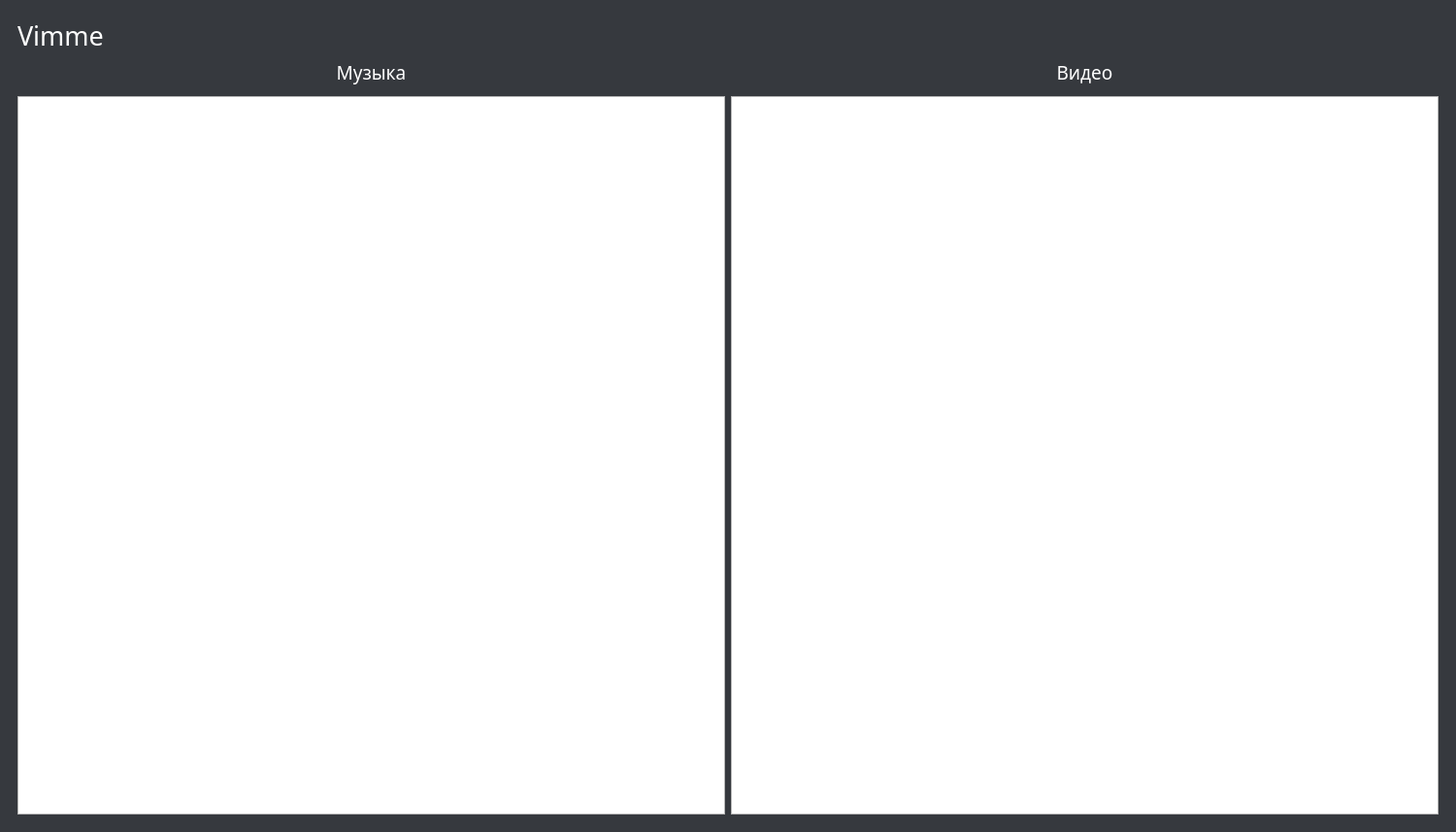
<?xml version="1.0" encoding="UTF-8"?>
<ui version="4.0">
 <class>Downloads_window</class>
 <widget class="QMainWindow" name="Downloads_window">
  <property name="geometry">
   <rect>
    <x>0</x>
    <y>0</y>
    <width>1500</width>
    <height>857</height>
   </rect>
  </property>
  <property name="windowTitle">
   <string>MainWindow</string>
  </property>
  <property name="styleSheet">
   <string notr="true">QWidget#Downloads_window
{
    min-height: 100vh;
    padding: 0;
    margin: 0;
	background-color: rgb(54, 57, 62);
}</string>
  </property>
  <widget class="QWidget" name="centralwidget">
   <property name="styleSheet">
    <string notr="true"/>
   </property>
   <layout class="QGridLayout" name="gridLayout_2">
    <item row="0" column="0">
     <widget class="QWidget" name="Widget_interface" native="true">
      <property name="styleSheet">
       <string notr="true">QWidget#Widget_interface
{
    min-height: 100vh;
    padding: 0;
    margin: 0;
	background-color: rgb(54, 57, 62);
}</string>
      </property>
      <layout class="QGridLayout" name="gridLayout">
       <property name="leftMargin">
        <number>9</number>
       </property>
       <property name="topMargin">
        <number>9</number>
       </property>
       <property name="rightMargin">
        <number>9</number>
       </property>
       <property name="bottomMargin">
        <number>9</number>
       </property>
       <item row="1" column="0" colspan="3">
        <layout class="QHBoxLayout" name="horizontalLayout">
         <item>
          <widget class="QPushButton" name="pushButton">
           <property name="minimumSize">
            <size>
             <width>20</width>
             <height>20</height>
            </size>
           </property>
           <property name="palette">
            <palette>
             <active>
              <colorrole role="Button">
               <brush brushstyle="SolidPattern">
                <color alpha="255">
                 <red>54</red>
                 <green>57</green>
                 <blue>62</blue>
                </color>
               </brush>
              </colorrole>
              <colorrole role="ButtonText">
               <brush brushstyle="SolidPattern">
                <color alpha="255">
                 <red>255</red>
                 <green>255</green>
                 <blue>255</blue>
                </color>
               </brush>
              </colorrole>
              <colorrole role="Base">
               <brush brushstyle="SolidPattern">
                <color alpha="255">
                 <red>54</red>
                 <green>57</green>
                 <blue>62</blue>
                </color>
               </brush>
              </colorrole>
              <colorrole role="Window">
               <brush brushstyle="SolidPattern">
                <color alpha="255">
                 <red>54</red>
                 <green>57</green>
                 <blue>62</blue>
                </color>
               </brush>
              </colorrole>
             </active>
             <inactive>
              <colorrole role="Button">
               <brush brushstyle="SolidPattern">
                <color alpha="255">
                 <red>54</red>
                 <green>57</green>
                 <blue>62</blue>
                </color>
               </brush>
              </colorrole>
              <colorrole role="ButtonText">
               <brush brushstyle="SolidPattern">
                <color alpha="255">
                 <red>255</red>
                 <green>255</green>
                 <blue>255</blue>
                </color>
               </brush>
              </colorrole>
              <colorrole role="Base">
               <brush brushstyle="SolidPattern">
                <color alpha="255">
                 <red>54</red>
                 <green>57</green>
                 <blue>62</blue>
                </color>
               </brush>
              </colorrole>
              <colorrole role="Window">
               <brush brushstyle="SolidPattern">
                <color alpha="255">
                 <red>54</red>
                 <green>57</green>
                 <blue>62</blue>
                </color>
               </brush>
              </colorrole>
             </inactive>
             <disabled>
              <colorrole role="Button">
               <brush brushstyle="SolidPattern">
                <color alpha="255">
                 <red>54</red>
                 <green>57</green>
                 <blue>62</blue>
                </color>
               </brush>
              </colorrole>
              <colorrole role="ButtonText">
               <brush brushstyle="SolidPattern">
                <color alpha="255">
                 <red>120</red>
                 <green>120</green>
                 <blue>120</blue>
                </color>
               </brush>
              </colorrole>
              <colorrole role="Base">
               <brush brushstyle="SolidPattern">
                <color alpha="255">
                 <red>54</red>
                 <green>57</green>
                 <blue>62</blue>
                </color>
               </brush>
              </colorrole>
              <colorrole role="Window">
               <brush brushstyle="SolidPattern">
                <color alpha="255">
                 <red>54</red>
                 <green>57</green>
                 <blue>62</blue>
                </color>
               </brush>
              </colorrole>
             </disabled>
            </palette>
           </property>
           <property name="font">
            <font>
             <family>Calibri Light</family>
             <pointsize>14</pointsize>
             <weight>50</weight>
             <italic>false</italic>
             <bold>false</bold>
            </font>
           </property>
           <property name="styleSheet">
            <string notr="true">QPushButton#pushButton
{
background-color: rgb(54, 57, 62);
border-radius:20px; 
border: 6px;
}
QPushButton#pushButton:hover
{
background-color: rgb(95, 101, 111);
border-radius:20px; 
border: 6px;
}</string>
           </property>
           <property name="text">
            <string>Музыка</string>
           </property>
          </widget>
         </item>
         <item>
          <widget class="QPushButton" name="pushButton_2">
           <property name="minimumSize">
            <size>
             <width>20</width>
             <height>20</height>
            </size>
           </property>
           <property name="palette">
            <palette>
             <active>
              <colorrole role="Button">
               <brush brushstyle="SolidPattern">
                <color alpha="255">
                 <red>54</red>
                 <green>57</green>
                 <blue>62</blue>
                </color>
               </brush>
              </colorrole>
              <colorrole role="ButtonText">
               <brush brushstyle="SolidPattern">
                <color alpha="255">
                 <red>255</red>
                 <green>255</green>
                 <blue>255</blue>
                </color>
               </brush>
              </colorrole>
              <colorrole role="Base">
               <brush brushstyle="SolidPattern">
                <color alpha="255">
                 <red>54</red>
                 <green>57</green>
                 <blue>62</blue>
                </color>
               </brush>
              </colorrole>
              <colorrole role="Window">
               <brush brushstyle="SolidPattern">
                <color alpha="255">
                 <red>54</red>
                 <green>57</green>
                 <blue>62</blue>
                </color>
               </brush>
              </colorrole>
             </active>
             <inactive>
              <colorrole role="Button">
               <brush brushstyle="SolidPattern">
                <color alpha="255">
                 <red>54</red>
                 <green>57</green>
                 <blue>62</blue>
                </color>
               </brush>
              </colorrole>
              <colorrole role="ButtonText">
               <brush brushstyle="SolidPattern">
                <color alpha="255">
                 <red>255</red>
                 <green>255</green>
                 <blue>255</blue>
                </color>
               </brush>
              </colorrole>
              <colorrole role="Base">
               <brush brushstyle="SolidPattern">
                <color alpha="255">
                 <red>54</red>
                 <green>57</green>
                 <blue>62</blue>
                </color>
               </brush>
              </colorrole>
              <colorrole role="Window">
               <brush brushstyle="SolidPattern">
                <color alpha="255">
                 <red>54</red>
                 <green>57</green>
                 <blue>62</blue>
                </color>
               </brush>
              </colorrole>
             </inactive>
             <disabled>
              <colorrole role="Button">
               <brush brushstyle="SolidPattern">
                <color alpha="255">
                 <red>54</red>
                 <green>57</green>
                 <blue>62</blue>
                </color>
               </brush>
              </colorrole>
              <colorrole role="ButtonText">
               <brush brushstyle="SolidPattern">
                <color alpha="255">
                 <red>120</red>
                 <green>120</green>
                 <blue>120</blue>
                </color>
               </brush>
              </colorrole>
              <colorrole role="Base">
               <brush brushstyle="SolidPattern">
                <color alpha="255">
                 <red>54</red>
                 <green>57</green>
                 <blue>62</blue>
                </color>
               </brush>
              </colorrole>
              <colorrole role="Window">
               <brush brushstyle="SolidPattern">
                <color alpha="255">
                 <red>54</red>
                 <green>57</green>
                 <blue>62</blue>
                </color>
               </brush>
              </colorrole>
             </disabled>
            </palette>
           </property>
           <property name="font">
            <font>
             <family>Calibri Light</family>
             <pointsize>14</pointsize>
            </font>
           </property>
           <property name="styleSheet">
            <string notr="true">QPushButton#pushButton_2
{
background-color: rgb(54, 57, 62);
border-radius:20px; 
border: 6px;
}
QPushButton#pushButton_2:hover
{
background-color: rgb(95, 101, 111);
border-radius:20px; 
border: 6px;
}</string>
           </property>
           <property name="text">
            <string>Видео</string>
           </property>
          </widget>
         </item>
        </layout>
       </item>
       <item row="3" column="0" colspan="3">
        <layout class="QGridLayout" name="gridLayout_3">
         <item row="0" column="1">
          <widget class="QListWidget" name="listWidget_video">
           <property name="font">
            <font>
             <family>Calibri Light</family>
             <pointsize>16</pointsize>
            </font>
           </property>
          </widget>
         </item>
         <item row="0" column="0">
          <widget class="QListWidget" name="listWidget_music">
           <property name="font">
            <font>
             <family>Calibri Light</family>
             <pointsize>16</pointsize>
            </font>
           </property>
          </widget>
         </item>
        </layout>
       </item>
       <item row="2" column="0" colspan="2">
        <spacer name="verticalSpacer">
         <property name="orientation">
          <enum>Qt::Vertical</enum>
         </property>
         <property name="sizeType">
          <enum>QSizePolicy::Fixed</enum>
         </property>
         <property name="sizeHint" stdset="0">
          <size>
           <width>5</width>
           <height>5</height>
          </size>
         </property>
        </spacer>
       </item>
       <item row="0" column="0" colspan="3">
        <layout class="QHBoxLayout" name="horizontalLayout_2" stretch="0,0">
         <property name="spacing">
          <number>4</number>
         </property>
         <property name="sizeConstraint">
          <enum>QLayout::SetMinimumSize</enum>
         </property>
         <property name="leftMargin">
          <number>0</number>
         </property>
         <property name="topMargin">
          <number>0</number>
         </property>
         <property name="rightMargin">
          <number>0</number>
         </property>
         <property name="bottomMargin">
          <number>0</number>
         </property>
         <item>
          <widget class="QLabel" name="label">
           <property name="sizePolicy">
            <sizepolicy hsizetype="Maximum" vsizetype="Preferred">
             <horstretch>0</horstretch>
             <verstretch>0</verstretch>
            </sizepolicy>
           </property>
           <property name="palette">
            <palette>
             <active>
              <colorrole role="WindowText">
               <brush brushstyle="SolidPattern">
                <color alpha="255">
                 <red>255</red>
                 <green>255</green>
                 <blue>255</blue>
                </color>
               </brush>
              </colorrole>
              <colorrole role="Button">
               <brush brushstyle="SolidPattern">
                <color alpha="255">
                 <red>54</red>
                 <green>57</green>
                 <blue>62</blue>
                </color>
               </brush>
              </colorrole>
              <colorrole role="Base">
               <brush brushstyle="SolidPattern">
                <color alpha="255">
                 <red>54</red>
                 <green>57</green>
                 <blue>62</blue>
                </color>
               </brush>
              </colorrole>
              <colorrole role="Window">
               <brush brushstyle="SolidPattern">
                <color alpha="255">
                 <red>54</red>
                 <green>57</green>
                 <blue>62</blue>
                </color>
               </brush>
              </colorrole>
             </active>
             <inactive>
              <colorrole role="WindowText">
               <brush brushstyle="SolidPattern">
                <color alpha="255">
                 <red>255</red>
                 <green>255</green>
                 <blue>255</blue>
                </color>
               </brush>
              </colorrole>
              <colorrole role="Button">
               <brush brushstyle="SolidPattern">
                <color alpha="255">
                 <red>54</red>
                 <green>57</green>
                 <blue>62</blue>
                </color>
               </brush>
              </colorrole>
              <colorrole role="Base">
               <brush brushstyle="SolidPattern">
                <color alpha="255">
                 <red>54</red>
                 <green>57</green>
                 <blue>62</blue>
                </color>
               </brush>
              </colorrole>
              <colorrole role="Window">
               <brush brushstyle="SolidPattern">
                <color alpha="255">
                 <red>54</red>
                 <green>57</green>
                 <blue>62</blue>
                </color>
               </brush>
              </colorrole>
             </inactive>
             <disabled>
              <colorrole role="WindowText">
               <brush brushstyle="SolidPattern">
                <color alpha="255">
                 <red>120</red>
                 <green>120</green>
                 <blue>120</blue>
                </color>
               </brush>
              </colorrole>
              <colorrole role="Button">
               <brush brushstyle="SolidPattern">
                <color alpha="255">
                 <red>54</red>
                 <green>57</green>
                 <blue>62</blue>
                </color>
               </brush>
              </colorrole>
              <colorrole role="Base">
               <brush brushstyle="SolidPattern">
                <color alpha="255">
                 <red>54</red>
                 <green>57</green>
                 <blue>62</blue>
                </color>
               </brush>
              </colorrole>
              <colorrole role="Window">
               <brush brushstyle="SolidPattern">
                <color alpha="255">
                 <red>54</red>
                 <green>57</green>
                 <blue>62</blue>
                </color>
               </brush>
              </colorrole>
             </disabled>
            </palette>
           </property>
           <property name="font">
            <font>
             <family>Calibri Light</family>
             <pointsize>20</pointsize>
            </font>
           </property>
           <property name="styleSheet">
            <string notr="true">QLabel#label
{
background-color: rgb(54, 57, 62);
}</string>
           </property>
           <property name="text">
            <string>Vimme</string>
           </property>
          </widget>
         </item>
         <item alignment="Qt::AlignRight">
          <widget class="QWidget" name="horizontalWidget" native="true">
           <property name="styleSheet">
            <string notr="true">QWidget#horizontalWidget
{
background-color: rgb(54, 57, 62);
}</string>
           </property>
           <layout class="QHBoxLayout" name="horizontalLayout_5">
            <property name="spacing">
             <number>2</number>
            </property>
            <property name="leftMargin">
             <number>2</number>
            </property>
            <property name="topMargin">
             <number>2</number>
            </property>
            <property name="rightMargin">
             <number>0</number>
            </property>
            <property name="bottomMargin">
             <number>0</number>
            </property>
            <item>
             <widget class="QPushButton" name="pushButton_18">
              <property name="sizePolicy">
               <sizepolicy hsizetype="Fixed" vsizetype="Fixed">
                <horstretch>0</horstretch>
                <verstretch>0</verstretch>
               </sizepolicy>
              </property>
              <property name="minimumSize">
               <size>
                <width>30</width>
                <height>30</height>
               </size>
              </property>
              <property name="maximumSize">
               <size>
                <width>30</width>
                <height>30</height>
               </size>
              </property>
              <property name="styleSheet">
               <string notr="true">QPushButton#pushButton_18
{
image: url(:/img/window-minimize-gray.png);
background-color: rgb(54, 57, 62);
border-radius:20px; 
border: 6px;
}

QPushButton#pushButton_18:hover
{
image: url(:/img/window-minimize.png);
background-color: rgb(54, 57, 62);
border-radius:20px; 
border: 6px;
}</string>
              </property>
              <property name="text">
               <string/>
              </property>
             </widget>
            </item>
            <item>
             <widget class="QPushButton" name="pushButton_10">
              <property name="sizePolicy">
               <sizepolicy hsizetype="Fixed" vsizetype="Fixed">
                <horstretch>0</horstretch>
                <verstretch>0</verstretch>
               </sizepolicy>
              </property>
              <property name="minimumSize">
               <size>
                <width>30</width>
                <height>30</height>
               </size>
              </property>
              <property name="maximumSize">
               <size>
                <width>25</width>
                <height>30</height>
               </size>
              </property>
              <property name="styleSheet">
               <string notr="true">QPushButton#pushButton_10
{
image: url(:/img/window-restore-gray.png);
background-color: rgb(54, 57, 62);
border-radius:20px; 
border: 6px;
}

QPushButton#pushButton_10:hover
{
image: url(:/img/window-restore.png);
background-color: rgb(54, 57, 62);
border-radius:20px; 
border: 6px;
}</string>
              </property>
              <property name="text">
               <string/>
              </property>
             </widget>
            </item>
            <item>
             <widget class="QPushButton" name="pushButton_9">
              <property name="sizePolicy">
               <sizepolicy hsizetype="Fixed" vsizetype="Ignored">
                <horstretch>0</horstretch>
                <verstretch>0</verstretch>
               </sizepolicy>
              </property>
              <property name="minimumSize">
               <size>
                <width>30</width>
                <height>20</height>
               </size>
              </property>
              <property name="maximumSize">
               <size>
                <width>25</width>
                <height>30</height>
               </size>
              </property>
              <property name="palette">
               <palette>
                <active>
                 <colorrole role="Button">
                  <brush brushstyle="SolidPattern">
                   <color alpha="255">
                    <red>54</red>
                    <green>57</green>
                    <blue>62</blue>
                   </color>
                  </brush>
                 </colorrole>
                 <colorrole role="Base">
                  <brush brushstyle="SolidPattern">
                   <color alpha="255">
                    <red>54</red>
                    <green>57</green>
                    <blue>62</blue>
                   </color>
                  </brush>
                 </colorrole>
                 <colorrole role="Window">
                  <brush brushstyle="SolidPattern">
                   <color alpha="255">
                    <red>54</red>
                    <green>57</green>
                    <blue>62</blue>
                   </color>
                  </brush>
                 </colorrole>
                </active>
                <inactive>
                 <colorrole role="Button">
                  <brush brushstyle="SolidPattern">
                   <color alpha="255">
                    <red>54</red>
                    <green>57</green>
                    <blue>62</blue>
                   </color>
                  </brush>
                 </colorrole>
                 <colorrole role="Base">
                  <brush brushstyle="SolidPattern">
                   <color alpha="255">
                    <red>54</red>
                    <green>57</green>
                    <blue>62</blue>
                   </color>
                  </brush>
                 </colorrole>
                 <colorrole role="Window">
                  <brush brushstyle="SolidPattern">
                   <color alpha="255">
                    <red>54</red>
                    <green>57</green>
                    <blue>62</blue>
                   </color>
                  </brush>
                 </colorrole>
                </inactive>
                <disabled>
                 <colorrole role="Button">
                  <brush brushstyle="SolidPattern">
                   <color alpha="255">
                    <red>54</red>
                    <green>57</green>
                    <blue>62</blue>
                   </color>
                  </brush>
                 </colorrole>
                 <colorrole role="Base">
                  <brush brushstyle="SolidPattern">
                   <color alpha="255">
                    <red>54</red>
                    <green>57</green>
                    <blue>62</blue>
                   </color>
                  </brush>
                 </colorrole>
                 <colorrole role="Window">
                  <brush brushstyle="SolidPattern">
                   <color alpha="255">
                    <red>54</red>
                    <green>57</green>
                    <blue>62</blue>
                   </color>
                  </brush>
                 </colorrole>
                </disabled>
               </palette>
              </property>
              <property name="font">
               <font>
                <family>Calibri Light</family>
                <pointsize>16</pointsize>
               </font>
              </property>
              <property name="styleSheet">
               <string notr="true">QPushButton#pushButton_9
{
image: url(:/img/window-maximize-gray.png);
background-color: rgb(54, 57, 62);
border-radius:20px; 
border: 6px;
}

QPushButton#pushButton_9:hover
{
image: url(:/img/window-maximize.png);
background-color: rgb(54, 57, 62);
border-radius:20px; 
border: 6px;
}</string>
              </property>
              <property name="text">
               <string/>
              </property>
             </widget>
            </item>
            <item alignment="Qt::AlignRight|Qt::AlignVCenter">
             <widget class="QPushButton" name="pushButton_7">
              <property name="sizePolicy">
               <sizepolicy hsizetype="Ignored" vsizetype="Ignored">
                <horstretch>0</horstretch>
                <verstretch>11</verstretch>
               </sizepolicy>
              </property>
              <property name="minimumSize">
               <size>
                <width>30</width>
                <height>20</height>
               </size>
              </property>
              <property name="maximumSize">
               <size>
                <width>25</width>
                <height>30</height>
               </size>
              </property>
              <property name="baseSize">
               <size>
                <width>10</width>
                <height>10</height>
               </size>
              </property>
              <property name="palette">
               <palette>
                <active>
                 <colorrole role="Button">
                  <brush brushstyle="SolidPattern">
                   <color alpha="255">
                    <red>54</red>
                    <green>57</green>
                    <blue>62</blue>
                   </color>
                  </brush>
                 </colorrole>
                 <colorrole role="ButtonText">
                  <brush brushstyle="SolidPattern">
                   <color alpha="255">
                    <red>255</red>
                    <green>255</green>
                    <blue>255</blue>
                   </color>
                  </brush>
                 </colorrole>
                 <colorrole role="Base">
                  <brush brushstyle="SolidPattern">
                   <color alpha="255">
                    <red>54</red>
                    <green>57</green>
                    <blue>62</blue>
                   </color>
                  </brush>
                 </colorrole>
                 <colorrole role="Window">
                  <brush brushstyle="SolidPattern">
                   <color alpha="255">
                    <red>54</red>
                    <green>57</green>
                    <blue>62</blue>
                   </color>
                  </brush>
                 </colorrole>
                </active>
                <inactive>
                 <colorrole role="Button">
                  <brush brushstyle="SolidPattern">
                   <color alpha="255">
                    <red>54</red>
                    <green>57</green>
                    <blue>62</blue>
                   </color>
                  </brush>
                 </colorrole>
                 <colorrole role="ButtonText">
                  <brush brushstyle="SolidPattern">
                   <color alpha="255">
                    <red>255</red>
                    <green>255</green>
                    <blue>255</blue>
                   </color>
                  </brush>
                 </colorrole>
                 <colorrole role="Base">
                  <brush brushstyle="SolidPattern">
                   <color alpha="255">
                    <red>54</red>
                    <green>57</green>
                    <blue>62</blue>
                   </color>
                  </brush>
                 </colorrole>
                 <colorrole role="Window">
                  <brush brushstyle="SolidPattern">
                   <color alpha="255">
                    <red>54</red>
                    <green>57</green>
                    <blue>62</blue>
                   </color>
                  </brush>
                 </colorrole>
                </inactive>
                <disabled>
                 <colorrole role="Button">
                  <brush brushstyle="SolidPattern">
                   <color alpha="255">
                    <red>54</red>
                    <green>57</green>
                    <blue>62</blue>
                   </color>
                  </brush>
                 </colorrole>
                 <colorrole role="ButtonText">
                  <brush brushstyle="SolidPattern">
                   <color alpha="255">
                    <red>120</red>
                    <green>120</green>
                    <blue>120</blue>
                   </color>
                  </brush>
                 </colorrole>
                 <colorrole role="Base">
                  <brush brushstyle="SolidPattern">
                   <color alpha="255">
                    <red>54</red>
                    <green>57</green>
                    <blue>62</blue>
                   </color>
                  </brush>
                 </colorrole>
                 <colorrole role="Window">
                  <brush brushstyle="SolidPattern">
                   <color alpha="255">
                    <red>54</red>
                    <green>57</green>
                    <blue>62</blue>
                   </color>
                  </brush>
                 </colorrole>
                </disabled>
               </palette>
              </property>
              <property name="font">
               <font>
                <family>Calibri Light</family>
                <pointsize>5</pointsize>
               </font>
              </property>
              <property name="layoutDirection">
               <enum>Qt::LeftToRight</enum>
              </property>
              <property name="styleSheet">
               <string notr="true">QPushButton#pushButton_7
{
image: url(:/img/close-gray.png);
background-color: rgb(54, 57, 62);
border-radius:20px; 
border: 6px;
}
QPushButton#pushButton_7:hover
{
image: url(:/img/close.png);
/*background-color: rgb(224, 79, 95);*/
/*rgb(255, 80, 106);*/
border-radius:20px; 
border: 6px;
}</string>
              </property>
              <property name="text">
               <string/>
              </property>
             </widget>
            </item>
           </layout>
          </widget>
         </item>
        </layout>
       </item>
      </layout>
     </widget>
    </item>
   </layout>
  </widget>
  <widget class="QMenuBar" name="menubar">
   <property name="geometry">
    <rect>
     <x>0</x>
     <y>0</y>
     <width>1500</width>
     <height>21</height>
    </rect>
   </property>
  </widget>
 </widget>
 <resources/>
 <connections/>
</ui>
